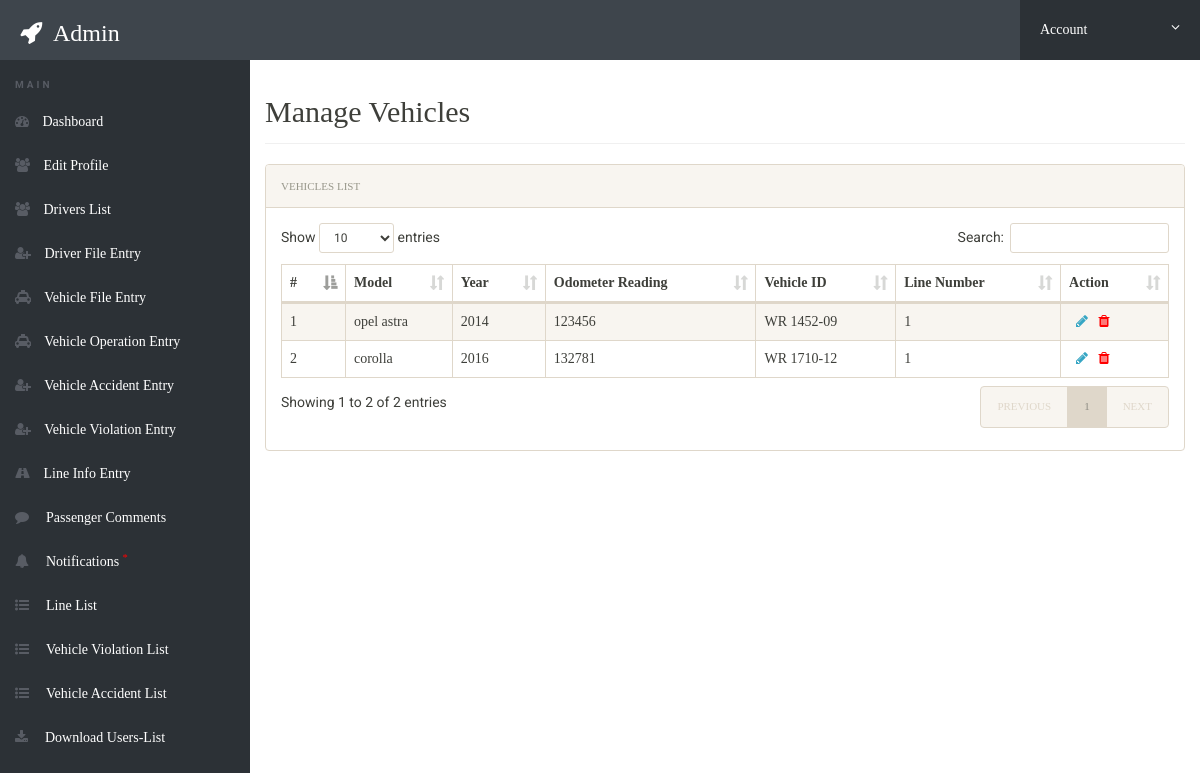
The app's page /admin/vehicleList.php (signed in) with its own data.
### tables this page shows
CREATE TABLE `vehicle_info_tbl` (
  `vehicle_number` int(3) NOT NULL,
  `model` varchar(15) NOT NULL,
  `year` int(4) NOT NULL,
  `odometer_reading` int(10) NOT NULL,
  `vehicle_ID` varchar(10) NOT NULL,
  `line_number` int(2) NOT NULL
);

### admin/vehicleList.php (the view, shortened to what this page needs)
<?php
include('includes/config.php');
if(strlen($_SESSION['alogin'])==0)
	{
header('location:index.php');
}
else{
 ?>
<!doctype html>
<html lang="en" class="no-js">
<head>
	<link rel="stylesheet" href="css/font-awesome.min.css">
	<link rel="stylesheet" href="css/bootstrap.min.css">
	<link rel="stylesheet" href="css/dataTables.bootstrap.min.css">
	<link rel="stylesheet" href="css/bootstrap-social.css">
	<link rel="stylesheet" href="css/bootstrap-select.css">
	<link rel="stylesheet" href="css/fileinput.min.css">
	<link rel="stylesheet" href="css/awesome-bootstrap-checkbox.css">
	<link rel="stylesheet" href="css/style.css">
</head>
<body>
	<?php include('includes/header.php');?>
	<div class="ts-main-content">
		<?php include('includes/leftbar.php');?>
		<div class="content-wrapper">
			<div class="container-fluid">
				<div class="row">
					<div class="col-md-12">
						<h2 class="page-title">Manage Vehicles</h2>
						<div class="panel panel-default">
							<div class="panel-heading">Vehicles List</div>
							<div class="panel-body">
								<table id="zctb" class="display table table-striped table-bordered table-hover table-responsive-md table-responsive-sm" cellspacing="0" width="100%">
									<thead>
										<tr>
										    <th>#</th>
								            <th>Model</th>
                                            <th>Year</th>
                                            <th>Odometer Reading</th>
                                            <th>Vehicle ID</th>
                                            <th>Line Number</th>
                                            <th>Action</th>
										</tr>
									</thead>
									<tbody>
<?php
    $sql = "SELECT * FROM `vehicle_info_tbl`";
$results = @mysqli_query($conn, $sql);
$cnt=1;
if(mysqli_num_rows($results) > 0)
{
foreach($results as $result)
{				?>
										<tr>
											<td><?php echo htmlentities($cnt);?></td>
                                            <td><?php echo htmlentities($result['model']);?></td>
                                            <td><?php echo htmlentities($result['year']);?></td>
                                            <td><?php echo htmlentities($result['odometer_reading']);?></td>
                                            <td><?php echo htmlentities($result['vehicle_ID']);?></td>
                                            <td><?php echo htmlentities($result['line_number']);?></td>
<td>
<a href="edit-vehicle.php?edit=<?php echo $result['vehicle_number'];?>" onclick="return confirm('Do you want to Edit');">&nbsp; <i class="fa fa-pencil"></i></a>&nbsp;&nbsp;
<a href="vehicleList.php?del=<?php echo $result['vehicle_number'];?>&license=<?php echo htmlentities($result['vehicle_ID']);?>" onclick="return confirm('Do you want to Delete');"><i class="fa fa-trash" style="color:red"></i></a>&nbsp;&nbsp;
</td>
										</tr>
										<?php $cnt=$cnt+1; }} ?>
									</tbody>
								</table>
							</div>
						</div>
					</div>
				</div>
			</div>
		</div>
	</div>
</body>
</html>
<?php } ?>

### admin/css/style.css (style rules this page uses)
html { font-size: 14px; }
@media only screen and (min-width: 480px) { html { font-size: 17px; } }
@media only screen and (min-width: 768px) { html { font-size: 14px; } }
body { font-size: 1em; }
a { color: #37a6c4; }
.panel { overflow: hidden; }
.page-title { padding-bottom: 15px; margin-bottom: 20px; border-bottom: 1px solid #f0f0f0; }
.ts-main-content .content-wrapper { padding-top: 15px; margin-top: 60px; }
@media only screen and (min-width: 992px) { .ts-main-content .content-wrapper { margin-left: 250px; } }
.page-title { font-family: 'Mali', cursive; }
.panel-heading, td, tr, h5 { font-family: 'Lovers Quarrel', cursive; }
a { font-family: 'Sevillana', cursive; }

### records on screen
vehicle_info_tbl: model "opel astra", year "2014", odometer_reading "123456", vehicle_ID "WR 1452-09", line_number "1"
vehicle_info_tbl: model "corolla", year "2016", odometer_reading "132781", vehicle_ID "WR 1710-12", line_number "1"

### other values on screen
$_SESSION['alogin'] "Admin"
